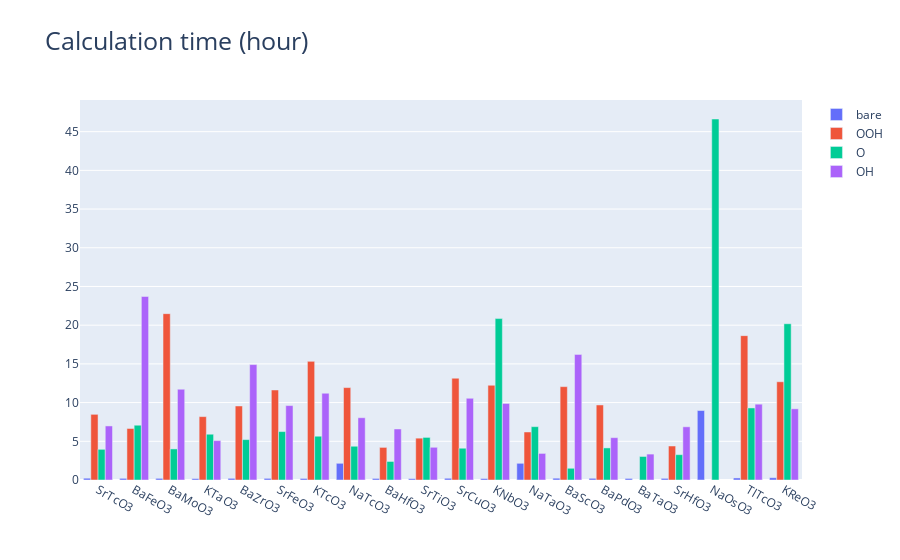

The notebook cell saved with this chart:
### Code cell
# 막대 그래프 그리기
trace1 = go.Bar(x = df['formula'], y = df['time_bare'], name = 'bare')
trace2 = go.Bar(x = df['formula'], y = df['time_OOH'], name = 'OOH')
trace3 = go.Bar(x = df['formula'], y = df['time_O'], name = 'O')
trace4 = go.Bar(x = df['formula'], y = df['time_OH'], name = 'OH')

data = [trace1, trace2, trace3, trace4]
layout = go.Layout(title = 'Calculation time (hour)', titlefont = dict(size = 25))
fig = go.Figure(data = data, layout = layout)
pyo.iplot(fig)

### Figure 1 — Plotly figure (JSON) as saved in the notebook; plotly's stock layout.template omitted (floating-point values rounded to 4 significant figures)
{"data": [{"name": "bare", "type": "bar", "x": ["SrTcO3", "BaFeO3", "BaMoO3", "KTaO3", "BaZrO3", "SrFeO3", "KTcO3", "NaTcO3", "BaHfO3", "SrTiO3", "SrCuO3", "KNbO3", "NaTaO3", "BaScO3", "BaPdO3", "BaTaO3", "SrHfO3", "NaOsO3", "TlTcO3", "KReO3"], "y": [0.231, 0.214, 0.213, 0.182, 0.216, 0.212, 0.202, 2.156, 0.202, 0.174, 0.223, 0.189, 2.156, 0.233, 0.219, 0.202, 0.212, 8.976, 0.264, 0.296]}, {"name": "OOH", "type": "bar", "x": ["SrTcO3", "BaFeO3", "BaMoO3", "KTaO3", "BaZrO3", "SrFeO3", "KTcO3", "NaTcO3", "BaHfO3", "SrTiO3", "SrCuO3", "KNbO3", "NaTaO3", "BaScO3", "BaPdO3", "BaTaO3", "SrHfO3", "NaOsO3", "TlTcO3", "KReO3"], "y": [8.484, 6.655, 21.49, 8.188, 9.562, 11.63, 15.33, 11.94, 4.211, 5.406, 13.15, 12.24, 6.203, 12.06, 9.694, "NaN", 4.391, "NaN", 18.65, 12.69]}, {"name": "O", "type": "bar", "x": ["SrTcO3", "BaFeO3", "BaMoO3", "KTaO3", "BaZrO3", "SrFeO3", "KTcO3", "NaTcO3", "BaHfO3", "SrTiO3", "SrCuO3", "KNbO3", "NaTaO3", "BaScO3", "BaPdO3", "BaTaO3", "SrHfO3", "NaOsO3", "TlTcO3", "KReO3"], "y": [3.963, 7.076, 4.014, 5.913, 5.219, 6.255, 5.654, 4.36, 2.395, 5.503, 4.104, 20.85, 6.89, 1.514, 4.146, 3.039, 3.274, 46.63, 9.307, 20.19]}, {"name": "OH", "type": "bar", "x": ["SrTcO3", "BaFeO3", "BaMoO3", "KTaO3", "BaZrO3", "SrFeO3", "KTcO3", "NaTcO3", "BaHfO3", "SrTiO3", "SrCuO3", "KNbO3", "NaTaO3", "BaScO3", "BaPdO3", "BaTaO3", "SrHfO3", "NaOsO3", "TlTcO3", "KReO3"], "y": [6.984, 23.71, 11.72, 5.088, 14.91, 9.614, 11.21, 8.044, 6.591, 4.226, 10.56, 9.889, 3.434, 16.22, 5.468, 3.347, 6.872, "NaN", 9.794, 9.195]}], "layout": {"title": {"font": {"size": 25}, "text": "Calculation time (hour)"}}}
